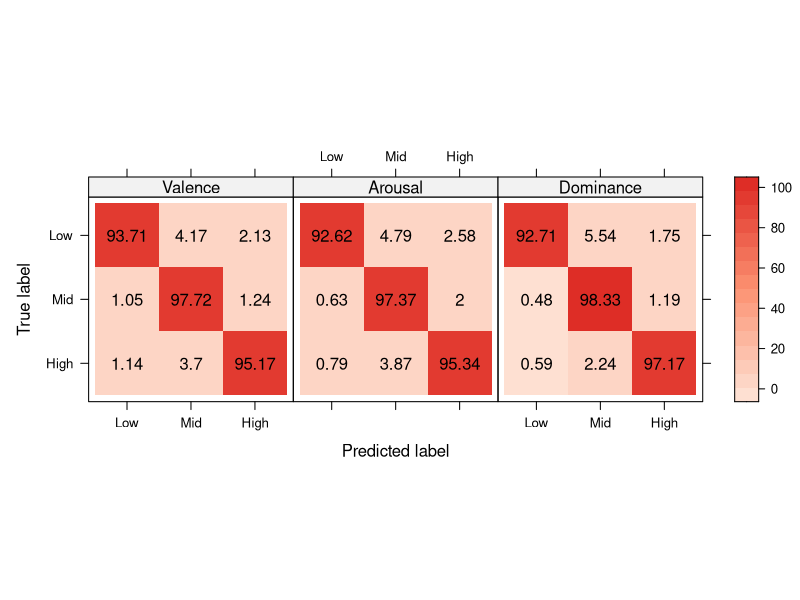

Reproduce this figure in R.

library(lattice) 
library(RColorBrewer)

m1 <- matrix(c(1.13717, 1.04513, 93.7057,
               3.69581, 97.7197, 4.16667,
               95.167, 1.23515, 2.12766), nrow=3, ncol=3)

m2 <- matrix(c(0.785973, 3.86941, 95.3446,
               0.630915, 97.3712, 1.9979,
               92.6199, 4.79405, 2.58303), nrow=3, ncol=3)

m3 <- matrix(c(0.592885, 2.23979, 97.1673,
              0.477783, 98.3278, 1.19446,
              92.7114, 5.53936, 1.74927), nrow=3, ncol=3)

m <- array(c(t(m1), m2, m3), dim = c(3, 3, 3))
dimnames(m) <- list(c('Low', 'Mid', 'High'), c('High', 'Mid', 'Low'),
                    c('Valence', 'Arousal', 'Dominance'))

n <- 3
paleta <- colorRampPalette(brewer.pal(n, "Reds")) # terrain.colors(n), magma(n)

pdf('conf.pdf', onefile = FALSE, useDingbats = FALSE)
l <- levelplot(m, layout = c(3,1), ylab = 'True label', xlab = 'Predicted label',
          col.regions = paleta,
          panel = function(x, y, z, ..., subscripts=subscripts) {
               panel.levelplot(x=x, y=y, z=z, ..., subscripts=subscripts)
               panel.text(x=x[subscripts], y=y[subscripts], labels=round(z[subscripts], 2))})
print(l)
dev.off()



